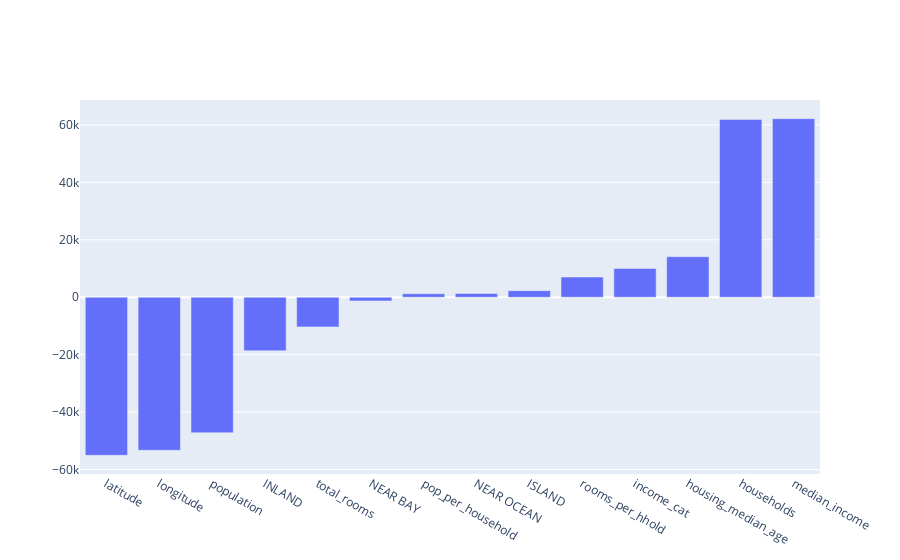

The notebook cell this image was saved under:
### Code cell
# with plotly
import plotly.graph_objects as go
data = go.Bar(x=list(feature_imp.index), y=feature_imp['coeffs'])
coefs = go.Figure([data])
coefs

### Figure 1 — Plotly figure (JSON) as saved in the notebook; plotly's stock layout.template omitted (floating-point values rounded to 4 significant figures)
{"data": [{"type": "bar", "x": ["latitude", "longitude", "population", "INLAND", "total_rooms", "NEAR BAY", "pop_per_household", "NEAR OCEAN", "ISLAND", "rooms_per_hhold", "income_cat", "housing_median_age", "households", "median_income"], "y": [-55050.0, -53320.0, -47190.0, -18640.0, -10340.0, -1274.0, 1206.0, 1306.0, 2293.0, 7037.0, 10020.0, 14100.0, 61900.0, 62180.0]}], "layout": {"autosize": true, "xaxis": {"autorange": true, "range": [-0.5, 13.5], "type": "category"}, "yaxis": {"autorange": true, "range": [-61560.0, 68690.0], "type": "linear"}}}
